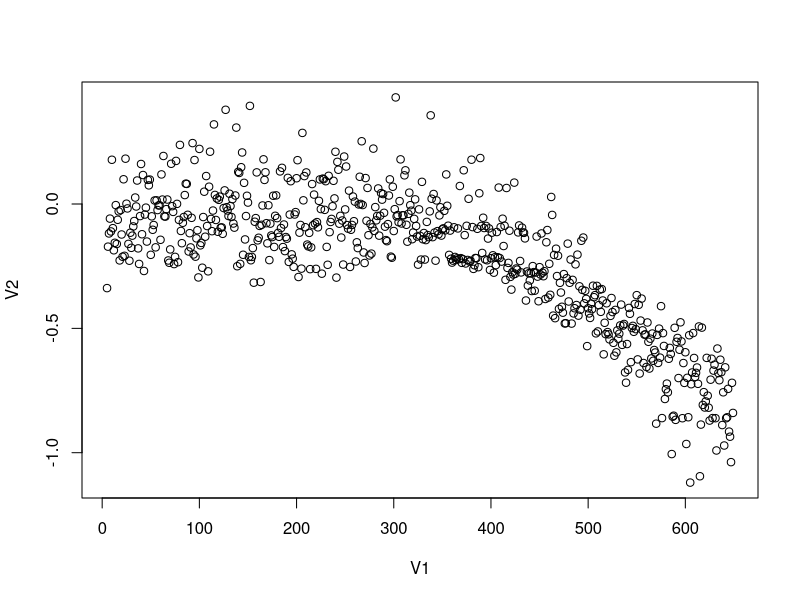
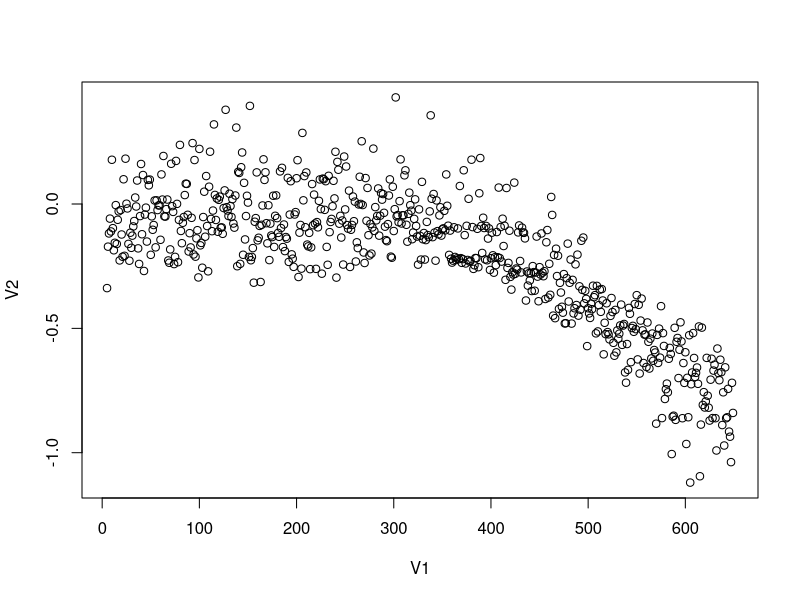

R code for these plots, in order:

a <-read.csv("trial-final-3-20171229151233.csv", header = FALSE)
plot(a)
png("trial-final-3-20171229151233.csv.png")
plot(a)

